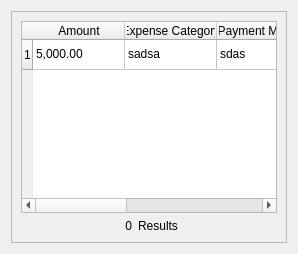
            <widget class="QWidget" name="company_expenses_tab">
             <attribute name="title">
              <string>Company Expenses</string>
             </attribute>
             <layout class="QVBoxLayout" name="verticalLayout_26">
              <item>
               <widget class="QFrame" name="company_expenses_frame">
                <property name="frameShape">
                 <enum>QFrame::Shape::StyledPanel</enum>
                </property>
                <property name="frameShadow">
                 <enum>QFrame::Shadow::Raised</enum>
                </property>
                <layout class="QVBoxLayout" name="verticalLayout_27">
                 <item>
                  <widget class="QTableWidget" name="company_expenses_table">
                   <attribute name="horizontalHeaderDefaultSectionSize">
                    <number>92</number>
                   </attribute>
                   <attribute name="horizontalHeaderShowSortIndicator" stdset="0">
                    <bool>true</bool>
                   </attribute>
                   <attribute name="horizontalHeaderStretchLastSection">
                    <bool>false</bool>
                   </attribute>
                   <row/>
                   <column>
                    <property name="text">
                     <string>Amount</string>
                    </property>
                   </column>
                   <column>
                    <property name="text">
                     <string>Expense Category</string>
                    </property>
                   </column>
                   <column>
                    <property name="text">
                     <string>Payment Method</string>
                    </property>
                   </column>
                   <column>
                    <property name="text">
                     <string>Department</string>
                    </property>
                   </column>
                   <column>
                    <property name="text">
                     <string>Date</string>
                    </property>
                   </column>
                   <item row="0" column="0">
                    <property name="text">
                     <string>5,000.00</string>
                    </property>
                   </item>
                   <item row="0" column="1">
                    <property name="text">
                     <string>sadsa</string>
                    </property>
                   </item>
                   <item row="0" column="2">
                    <property name="text">
                     <string>sdas</string>
                    </property>
                   </item>
                   <item row="0" column="3">
                    <property name="text">
                     <string>sadas</string>
                    </property>
                   </item>
                   <item row="0" column="4">
                    <property name="text">
                     <string>YYYY/MM/DD</string>
                    </property>
                   </item>
                  </widget>
                 </item>
                 <item>
                  <layout class="QFormLayout" name="company_expenses_container">
                   <property name="rowWrapPolicy">
                    <enum>QFormLayout::RowWrapPolicy::DontWrapRows</enum>
                   </property>
                   <property name="labelAlignment">
                    <set>Qt::AlignmentFlag::AlignCenter</set>
                   </property>
                   <property name="formAlignment">
                    <set>Qt::AlignmentFlag::AlignCenter</set>
                   </property>
                   <item row="0" column="0">
                    <widget class="QLabel" name="company_expenses_count">
                     <property name="sizePolicy">
                      <sizepolicy hsizetype="Maximum" vsizetype="Preferred">
                       <horstretch>0</horstretch>
                       <verstretch>0</verstretch>
                      </sizepolicy>
                     </property>
                     <property name="text">
                      <string>0</string>
                     </property>
                     <property name="alignment">
                      <set>Qt::AlignmentFlag::AlignRight|Qt::AlignmentFlag::AlignTrailing|Qt::AlignmentFlag::AlignVCenter</set>
                     </property>
                     <property name="wordWrap">
                      <bool>false</bool>
                     </property>
                    </widget>
                   </item>
                   <item row="0" column="1">
                    <widget class="QLabel" name="company_expenses_label">
                     <property name="sizePolicy">
                      <sizepolicy hsizetype="Maximum" vsizetype="Preferred">
                       <horstretch>0</horstretch>
                       <verstretch>0</verstretch>
                      </sizepolicy>
                     </property>
                     <property name="text">
                      <string>Results</string>
                     </property>
                    </widget>
                   </item>
                  </layout>
                 </item>
                </layout>
               </widget>
              </item>
             </layout>
            </widget>
